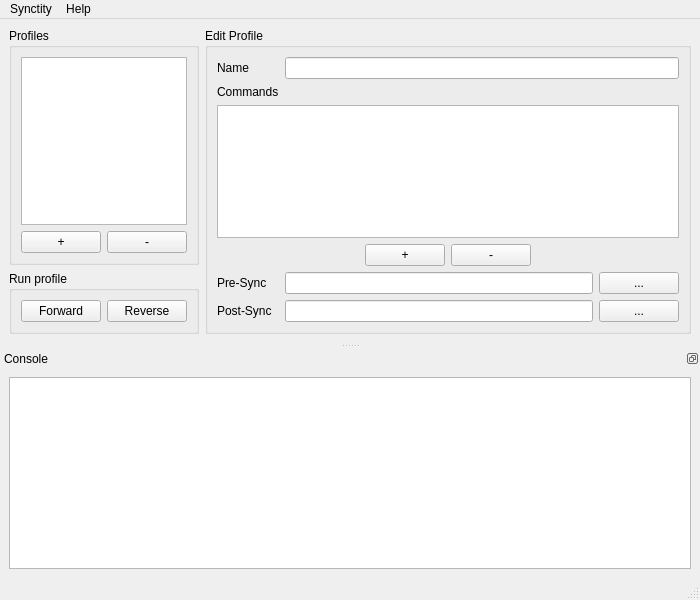
<?xml version="1.0" encoding="UTF-8"?>
<ui version="4.0">
 <class>Synctus</class>
 <widget class="QMainWindow" name="Synctus">
  <property name="geometry">
   <rect>
    <x>0</x>
    <y>0</y>
    <width>700</width>
    <height>600</height>
   </rect>
  </property>
  <property name="windowTitle">
   <string>Synctity</string>
  </property>
  <property name="windowIcon">
   <iconset resource="resources.qrc">
    <normaloff>:/synctity.png</normaloff>:/synctity.png</iconset>
  </property>
  <widget class="QWidget" name="centralwidget">
   <layout class="QGridLayout" name="gridLayout_3" rowstretch="3,0" columnstretch="1,3">
    <item row="0" column="0">
     <widget class="QGroupBox" name="groupBox_2">
      <property name="title">
       <string>Profiles</string>
      </property>
      <layout class="QGridLayout" name="gridLayout_2">
       <item row="1" column="0">
        <layout class="QHBoxLayout" name="horizontalLayout">
         <item>
          <spacer name="horizontalSpacer_3">
           <property name="orientation">
            <enum>Qt::Horizontal</enum>
           </property>
           <property name="sizeHint" stdset="0">
            <size>
             <width>40</width>
             <height>20</height>
            </size>
           </property>
          </spacer>
         </item>
         <item>
          <widget class="QPushButton" name="buttonAddProfile">
           <property name="text">
            <string>+</string>
           </property>
          </widget>
         </item>
         <item>
          <widget class="QPushButton" name="buttonRemoveProfile">
           <property name="text">
            <string>-</string>
           </property>
          </widget>
         </item>
         <item>
          <spacer name="horizontalSpacer_4">
           <property name="orientation">
            <enum>Qt::Horizontal</enum>
           </property>
           <property name="sizeHint" stdset="0">
            <size>
             <width>40</width>
             <height>20</height>
            </size>
           </property>
          </spacer>
         </item>
        </layout>
       </item>
       <item row="0" column="0">
        <widget class="QListView" name="listProfiles"/>
       </item>
      </layout>
     </widget>
    </item>
    <item row="0" column="1" rowspan="2">
     <widget class="QGroupBox" name="groupProfile">
      <property name="title">
       <string>Edit Profile</string>
      </property>
      <layout class="QGridLayout" name="gridLayout">
       <item row="0" column="0">
        <widget class="QLabel" name="label_2">
         <property name="text">
          <string>Name</string>
         </property>
        </widget>
       </item>
       <item row="0" column="1" colspan="2">
        <widget class="QLineEdit" name="textProfileName"/>
       </item>
       <item row="1" column="0">
        <widget class="QLabel" name="label_3">
         <property name="text">
          <string>Commands</string>
         </property>
        </widget>
       </item>
       <item row="2" column="0" colspan="3">
        <widget class="QListView" name="listCommands"/>
       </item>
       <item row="3" column="0" colspan="3">
        <layout class="QHBoxLayout" name="horizontalLayout_2">
         <item>
          <spacer name="horizontalSpacer">
           <property name="orientation">
            <enum>Qt::Horizontal</enum>
           </property>
           <property name="sizeHint" stdset="0">
            <size>
             <width>40</width>
             <height>20</height>
            </size>
           </property>
          </spacer>
         </item>
         <item>
          <widget class="QPushButton" name="buttonAddCommand">
           <property name="autoFillBackground">
            <bool>false</bool>
           </property>
           <property name="text">
            <string>+</string>
           </property>
          </widget>
         </item>
         <item>
          <widget class="QPushButton" name="buttonRemoveCommand">
           <property name="text">
            <string>-</string>
           </property>
          </widget>
         </item>
         <item>
          <spacer name="horizontalSpacer_2">
           <property name="orientation">
            <enum>Qt::Horizontal</enum>
           </property>
           <property name="sizeHint" stdset="0">
            <size>
             <width>40</width>
             <height>20</height>
            </size>
           </property>
          </spacer>
         </item>
        </layout>
       </item>
       <item row="4" column="0">
        <widget class="QLabel" name="label">
         <property name="text">
          <string>Pre-Sync</string>
         </property>
        </widget>
       </item>
       <item row="4" column="1">
        <widget class="QLineEdit" name="textPreSync"/>
       </item>
       <item row="4" column="2">
        <widget class="QPushButton" name="buttonPreSync">
         <property name="text">
          <string>...</string>
         </property>
        </widget>
       </item>
       <item row="5" column="0">
        <widget class="QLabel" name="label_4">
         <property name="text">
          <string>Post-Sync</string>
         </property>
        </widget>
       </item>
       <item row="5" column="1">
        <widget class="QLineEdit" name="textPostSync"/>
       </item>
       <item row="5" column="2">
        <widget class="QPushButton" name="buttonPostSync">
         <property name="text">
          <string>...</string>
         </property>
        </widget>
       </item>
      </layout>
     </widget>
    </item>
    <item row="1" column="0">
     <widget class="QGroupBox" name="groupBox">
      <property name="title">
       <string>Run profile</string>
      </property>
      <layout class="QHBoxLayout" name="horizontalLayout_3">
       <item>
        <widget class="QPushButton" name="buttonForward">
         <property name="text">
          <string>Forward</string>
         </property>
        </widget>
       </item>
       <item>
        <widget class="QPushButton" name="buttonReverse">
         <property name="text">
          <string>Reverse</string>
         </property>
        </widget>
       </item>
      </layout>
     </widget>
    </item>
   </layout>
  </widget>
  <widget class="QStatusBar" name="statusbar"/>
  <widget class="QMenuBar" name="menuBar">
   <property name="geometry">
    <rect>
     <x>0</x>
     <y>0</y>
     <width>700</width>
     <height>22</height>
    </rect>
   </property>
   <widget class="QMenu" name="menuSynctus">
    <property name="title">
     <string>Synctity</string>
    </property>
    <addaction name="actionLoad"/>
    <addaction name="actionSave"/>
    <addaction name="actionSaveAs"/>
    <addaction name="separator"/>
    <addaction name="actionRunAway"/>
   </widget>
   <widget class="QMenu" name="menuHelp">
    <property name="title">
     <string>Help</string>
    </property>
   </widget>
   <addaction name="menuSynctus"/>
   <addaction name="menuHelp"/>
  </widget>
  <widget class="QDockWidget" name="dockConsole">
   <property name="features">
    <set>QDockWidget::DockWidgetFloatable|QDockWidget::DockWidgetMovable</set>
   </property>
   <property name="windowTitle">
    <string>Console</string>
   </property>
   <attribute name="dockWidgetArea">
    <number>8</number>
   </attribute>
   <widget class="QWidget" name="dockWidgetContents">
    <layout class="QVBoxLayout" name="verticalLayout">
     <item>
      <widget class="QTextEdit" name="textConsole">
       <property name="minimumSize">
        <size>
         <width>0</width>
         <height>0</height>
        </size>
       </property>
       <property name="font">
        <font>
         <family>Courier New</family>
         <pointsize>14</pointsize>
        </font>
       </property>
       <property name="horizontalScrollBarPolicy">
        <enum>Qt::ScrollBarAsNeeded</enum>
       </property>
       <property name="lineWrapMode">
        <enum>QTextEdit::NoWrap</enum>
       </property>
      </widget>
     </item>
    </layout>
   </widget>
  </widget>
  <action name="actionLoad">
   <property name="text">
    <string>Load</string>
   </property>
   <property name="shortcut">
    <string>Ctrl+L</string>
   </property>
  </action>
  <action name="actionSave">
   <property name="text">
    <string>Save</string>
   </property>
   <property name="shortcut">
    <string>Ctrl+S</string>
   </property>
  </action>
  <action name="actionSaveAs">
   <property name="text">
    <string>Save as...</string>
   </property>
   <property name="shortcut">
    <string>Ctrl+Shift+S</string>
   </property>
  </action>
  <action name="actionRunAway">
   <property name="text">
    <string>Run Away</string>
   </property>
  </action>
 </widget>
 <resources>
  <include location="resources.qrc"/>
 </resources>
 <connections>
  <connection>
   <sender>buttonAddProfile</sender>
   <signal>clicked()</signal>
   <receiver>Synctus</receiver>
   <slot>onAddProfile()</slot>
   <hints>
    <hint type="sourcelabel">
     <x>112</x>
     <y>238</y>
    </hint>
    <hint type="destinationlabel">
     <x>6</x>
     <y>442</y>
    </hint>
   </hints>
  </connection>
  <connection>
   <sender>buttonRemoveProfile</sender>
   <signal>clicked()</signal>
   <receiver>Synctus</receiver>
   <slot>onRemoveProfile()</slot>
   <hints>
    <hint type="sourcelabel">
     <x>164</x>
     <y>238</y>
    </hint>
    <hint type="destinationlabel">
     <x>6</x>
     <y>438</y>
    </hint>
   </hints>
  </connection>
  <connection>
   <sender>textProfileName</sender>
   <signal>editingFinished()</signal>
   <receiver>Synctus</receiver>
   <slot>onProfileName()</slot>
   <hints>
    <hint type="sourcelabel">
     <x>672</x>
     <y>77</y>
    </hint>
    <hint type="destinationlabel">
     <x>221</x>
     <y>56</y>
    </hint>
   </hints>
  </connection>
  <connection>
   <sender>buttonAddCommand</sender>
   <signal>clicked()</signal>
   <receiver>Synctus</receiver>
   <slot>onAddCommand()</slot>
   <hints>
    <hint type="sourcelabel">
     <x>458</x>
     <y>236</y>
    </hint>
    <hint type="destinationlabel">
     <x>285</x>
     <y>509</y>
    </hint>
   </hints>
  </connection>
  <connection>
   <sender>buttonRemoveCommand</sender>
   <signal>clicked()</signal>
   <receiver>Synctus</receiver>
   <slot>onRemoveCommand()</slot>
   <hints>
    <hint type="sourcelabel">
     <x>510</x>
     <y>236</y>
    </hint>
    <hint type="destinationlabel">
     <x>427</x>
     <y>506</y>
    </hint>
   </hints>
  </connection>
  <connection>
   <sender>listProfiles</sender>
   <signal>clicked(QModelIndex)</signal>
   <receiver>Synctus</receiver>
   <slot>onSelectProfile(QModelIndex)</slot>
   <hints>
    <hint type="sourcelabel">
     <x>99</x>
     <y>121</y>
    </hint>
    <hint type="destinationlabel">
     <x>221</x>
     <y>28</y>
    </hint>
   </hints>
  </connection>
  <connection>
   <sender>listCommands</sender>
   <signal>doubleClicked(QModelIndex)</signal>
   <receiver>Synctus</receiver>
   <slot>onEditCommand(QModelIndex)</slot>
   <hints>
    <hint type="sourcelabel">
     <x>672</x>
     <y>194</y>
    </hint>
    <hint type="destinationlabel">
     <x>556</x>
     <y>504</y>
    </hint>
   </hints>
  </connection>
  <connection>
   <sender>buttonForward</sender>
   <signal>clicked()</signal>
   <receiver>Synctus</receiver>
   <slot>onForward()</slot>
   <hints>
    <hint type="sourcelabel">
     <x>108</x>
     <y>316</y>
    </hint>
    <hint type="destinationlabel">
     <x>148</x>
     <y>512</y>
    </hint>
   </hints>
  </connection>
  <connection>
   <sender>buttonReverse</sender>
   <signal>clicked()</signal>
   <receiver>Synctus</receiver>
   <slot>onReverse()</slot>
   <hints>
    <hint type="sourcelabel">
     <x>204</x>
     <y>316</y>
    </hint>
    <hint type="destinationlabel">
     <x>147</x>
     <y>512</y>
    </hint>
   </hints>
  </connection>
  <connection>
   <sender>actionLoad</sender>
   <signal>triggered()</signal>
   <receiver>Synctus</receiver>
   <slot>onLoad()</slot>
   <hints>
    <hint type="sourcelabel">
     <x>-1</x>
     <y>-1</y>
    </hint>
    <hint type="destinationlabel">
     <x>340</x>
     <y>267</y>
    </hint>
   </hints>
  </connection>
  <connection>
   <sender>actionSave</sender>
   <signal>triggered()</signal>
   <receiver>Synctus</receiver>
   <slot>onSave()</slot>
   <hints>
    <hint type="sourcelabel">
     <x>-1</x>
     <y>-1</y>
    </hint>
    <hint type="destinationlabel">
     <x>340</x>
     <y>267</y>
    </hint>
   </hints>
  </connection>
  <connection>
   <sender>actionSaveAs</sender>
   <signal>triggered()</signal>
   <receiver>Synctus</receiver>
   <slot>onSaveAs()</slot>
   <hints>
    <hint type="sourcelabel">
     <x>-1</x>
     <y>-1</y>
    </hint>
    <hint type="destinationlabel">
     <x>340</x>
     <y>267</y>
    </hint>
   </hints>
  </connection>
  <connection>
   <sender>actionRunAway</sender>
   <signal>triggered()</signal>
   <receiver>Synctus</receiver>
   <slot>onQuit()</slot>
   <hints>
    <hint type="sourcelabel">
     <x>-1</x>
     <y>-1</y>
    </hint>
    <hint type="destinationlabel">
     <x>340</x>
     <y>267</y>
    </hint>
   </hints>
  </connection>
  <connection>
   <sender>textPreSync</sender>
   <signal>editingFinished()</signal>
   <receiver>Synctus</receiver>
   <slot>onTextSync()</slot>
   <hints>
    <hint type="sourcelabel">
     <x>476</x>
     <y>261</y>
    </hint>
    <hint type="destinationlabel">
     <x>349</x>
     <y>299</y>
    </hint>
   </hints>
  </connection>
  <connection>
   <sender>textPostSync</sender>
   <signal>editingFinished()</signal>
   <receiver>Synctus</receiver>
   <slot>onTextSync()</slot>
   <hints>
    <hint type="sourcelabel">
     <x>476</x>
     <y>297</y>
    </hint>
    <hint type="destinationlabel">
     <x>349</x>
     <y>299</y>
    </hint>
   </hints>
  </connection>
  <connection>
   <sender>buttonPreSync</sender>
   <signal>clicked()</signal>
   <receiver>Synctus</receiver>
   <slot>onPreSync()</slot>
   <hints>
    <hint type="sourcelabel">
     <x>651</x>
     <y>263</y>
    </hint>
    <hint type="destinationlabel">
     <x>349</x>
     <y>299</y>
    </hint>
   </hints>
  </connection>
  <connection>
   <sender>buttonPostSync</sender>
   <signal>clicked()</signal>
   <receiver>Synctus</receiver>
   <slot>onPostSync()</slot>
   <hints>
    <hint type="sourcelabel">
     <x>651</x>
     <y>299</y>
    </hint>
    <hint type="destinationlabel">
     <x>349</x>
     <y>299</y>
    </hint>
   </hints>
  </connection>
 </connections>
 <slots>
  <slot>onAddProfile()</slot>
  <slot>onRemoveProfile()</slot>
  <slot>onSelectProfile(QModelIndex)</slot>
  <slot>onProfileName()</slot>
  <slot>onAddCommand()</slot>
  <slot>onRemoveCommand()</slot>
  <slot>onEditCommand(QModelIndex)</slot>
  <slot>onForward()</slot>
  <slot>onReverse()</slot>
  <slot>onLoad()</slot>
  <slot>onSave()</slot>
  <slot>onSaveAs()</slot>
  <slot>onQuit()</slot>
  <slot>onTextSync()</slot>
  <slot>onPreSync()</slot>
  <slot>onPostSync()</slot>
 </slots>
</ui>
